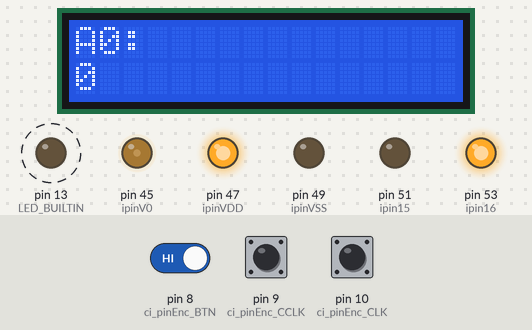
A sketch run on a simulated Arduino Mega 2560, built with avr-gcc and run on an emulated ATmega2560. On the bench: 16×2 character LCD, output pins drawn as LEDs (lit = HIGH). Dashed ring = blinking. The test bench sets the inputs (shaded band); at power-on: pin 10 (ci_pinEnc_CLK) HIGH, pin 8 (ci_pinEnc_BTN) HIGH, pin 9 (ci_pinEnc_CCLK) HIGH. What the sketch prints to the serial monitor is not drawn.

Above: at 1.2 s.
1.3 s: pin 10 (ci_pinEnc_CLK) pulled LOW for 0.15 s
At 2.6 s:
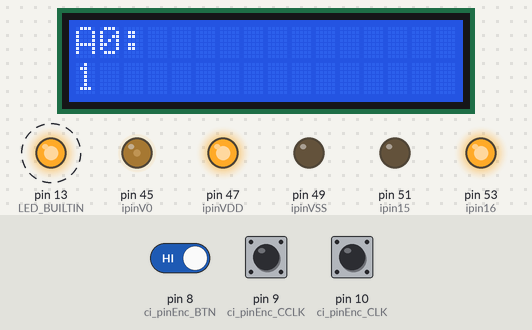
4.4 s: pin 10 (ci_pinEnc_CLK) pulled LOW for 1 s
At 6.6 s:
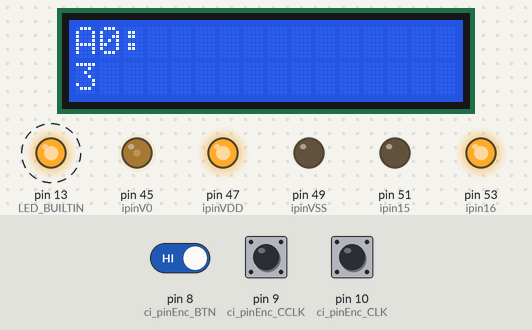
6.9 s: pin 8 (ci_pinEnc_BTN) driven LOW and pin 10 (ci_pinEnc_CLK) driven LOW
At 8.6 s:
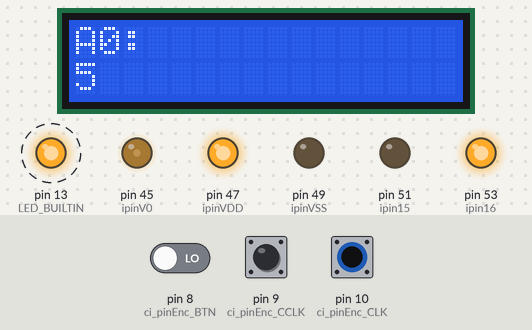
Timing chart, 0 to 14.6 s (numbered marks = the images above; inputs shaded):
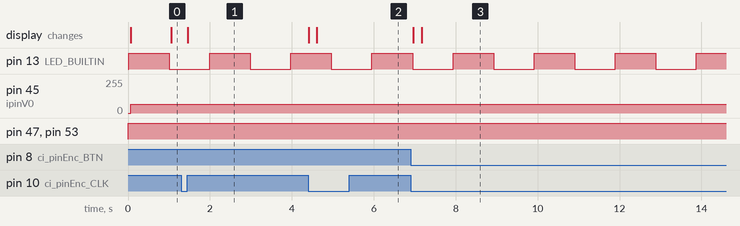

Measured:
- after the input at 1.3 s, the display: changes after 0.15 s (image 1)
- after the input at 4.4 s, the display: first changes at once (image 2 shows a later state)
- after the input at 6.9 s, the display: first changes after 0.07 s (image 3 shows a later state)
- by itself, pin 13 (LED_BUILTIN): alternates HIGH for 0.99 s and LOW for 0.99 s

The sketch:

Aula11_8.ino
```cpp
#include <Arduino_FreeRTOS.h>
#include <LiquidCrystal.h>

// Protótipos das tarefas
void TaskBlink(void *pvParameters);
void TaskUART(void *pvParameters);
void TaskENCODERRead(void *pvParameters);
void TaskDisplay(void *pvParameters);

// Pinos do Encoder KY-040 (padrão de bancada D8, D9, D10)
const int ci_pinEnc_BTN  = 8;  // SW (Pino 8)
const int ci_pinEnc_CCLK = 9;  // DT (Pino 9)
const int ci_pinEnc_CLK  = 10; // CLK (Pino 10 / PCINT4)

typedef enum {
  EPRESSIONADO,
  ESOLTO,
} eBTState;

typedef enum {
  D,
  E,
  P,
} eCKState;

typedef struct {
  uint32_t u32_TempoAtual;
  uint32_t u32_TempoAtual_CK;
  uint32_t u32_TempoAtual_CK_1;
  uint32_t u32_TempopressionadoPosSolto;
  uint32_t u32_Tempopressionado;
  uint32_t u32_TempopressionadoPosSolto_CK;
  uint32_t u32_Tempopressionado_CK;
  eBTState eBT_estadoAtual;
  eBTState eBT_estadoAnt;
  eCKState eBT_estadoAtual_CK;
  eCKState eBT_estadoAnt_CK;
} stBTNENC;

volatile stBTNENC stBTNENC0;
volatile int32_t Valor = 0; // Acumulador do encoder exibido no display da Aula 8

void setup() {
  // Habilita interrupção PCINT exclusivamente para o Pino 10 (PCINT4)
  PCICR  |= (1 << PCIE0);
  PCMSK0  = (1 << PCINT4);

  Serial.begin(9600);
  while (!Serial) {
    ;
  }

  pinMode(ci_pinEnc_CLK, INPUT_PULLUP);
  pinMode(ci_pinEnc_CCLK, INPUT_PULLUP);
  pinMode(ci_pinEnc_BTN, INPUT_PULLUP);

  stBTNENC0.eBT_estadoAtual_CK = P;
  stBTNENC0.eBT_estadoAnt_CK = P;
  stBTNENC0.eBT_estadoAnt = ESOLTO;
  stBTNENC0.eBT_estadoAtual = ESOLTO;

  // Criação das tarefas: Display (Aula 8) + Blink, UART e Encoder (Aula 11)
  xTaskCreate(TaskDisplay,     "Display",     256, NULL, 1, NULL);
  xTaskCreate(TaskBlink,       "Blink",       128, NULL, 1, NULL);
  xTaskCreate(TaskUART,        "TaskUART",    256, NULL, 1, NULL);
  xTaskCreate(TaskENCODERRead, "TaskENCODERRead", 128, NULL, 1, NULL);
}

void loop() {
  // FreeRTOS assume o agendamento
}

// Tarefa Blink (vinda da Aula 11)
void TaskBlink(void *pvParameters) {
  (void) pvParameters;
  pinMode(LED_BUILTIN, OUTPUT);

  for (;;) {
    digitalWrite(LED_BUILTIN, HIGH);
    vTaskDelay(1000 / portTICK_PERIOD_MS);
    digitalWrite(LED_BUILTIN, LOW);
    vTaskDelay(1000 / portTICK_PERIOD_MS);
  }
}

// Tarefa UART (vinda da Aula 11 - sem String, estável no SimulIDE)
void TaskUART(void *pvParameters) {
  (void) pvParameters;
  for (;;) {
    Serial.print(F("Estado: "));
    Serial.print(stBTNENC0.eBT_estadoAtual);
    Serial.print(F(", "));
    Serial.print(stBTNENC0.u32_Tempopressionado);
    Serial.print(F(", "));
    Serial.print(stBTNENC0.u32_TempopressionadoPosSolto);
    Serial.print(F(", CK: "));
    Serial.print(stBTNENC0.eBT_estadoAtual_CK);
    Serial.print(F(", "));
    Serial.print(stBTNENC0.u32_Tempopressionado_CK);
    Serial.print(F(", "));
    Serial.print(stBTNENC0.u32_TempopressionadoPosSolto_CK);
    Serial.println();

    vTaskDelay(100 / portTICK_PERIOD_MS);
  }
}

// Tarefa Leitura do Encoder (vinda da Aula 11)
void TaskENCODERRead(void *pvParameters) {
  (void) pvParameters;
  for (;;) {
    if (!digitalRead(ci_pinEnc_BTN)) {
      if (stBTNENC0.eBT_estadoAtual != EPRESSIONADO) {
        stBTNENC0.u32_TempoAtual = millis();
      }
      stBTNENC0.u32_Tempopressionado = millis() - stBTNENC0.u32_TempoAtual;
      stBTNENC0.eBT_estadoAnt = stBTNENC0.eBT_estadoAtual;
      stBTNENC0.eBT_estadoAtual = EPRESSIONADO;
    } else {
      if (stBTNENC0.eBT_estadoAtual == EPRESSIONADO) {
        stBTNENC0.u32_TempopressionadoPosSolto = millis() - stBTNENC0.u32_TempoAtual;
      }
      stBTNENC0.eBT_estadoAnt = stBTNENC0.eBT_estadoAtual;
      stBTNENC0.eBT_estadoAtual = ESOLTO;
    }

    if (stBTNENC0.eBT_estadoAtual_CK != P) {
      stBTNENC0.u32_Tempopressionado_CK = millis() - stBTNENC0.u32_TempoAtual_CK_1;
      if (millis() > stBTNENC0.u32_TempoAtual_CK + (5000 / portTICK_PERIOD_MS)) {
        stBTNENC0.u32_TempopressionadoPosSolto_CK = stBTNENC0.u32_Tempopressionado_CK;
        stBTNENC0.eBT_estadoAnt_CK = stBTNENC0.eBT_estadoAtual_CK;
        stBTNENC0.eBT_estadoAtual_CK = P;
      }
    }
    vTaskDelay(1);
  }
}

// Interrupção por Mudança de Pino (Pino 10 / CLK)
ISR(PCINT0_vect) {
  // Como apenas o Pino 10 acorda o vetor, se estiver LOW é Borda de Descida:
  if (digitalRead(ci_pinEnc_CLK) == LOW) {
    if (digitalRead(ci_pinEnc_CCLK) == HIGH) {
      stBTNENC0.u32_TempoAtual_CK = millis();
      stBTNENC0.u32_TempoAtual_CK_1 = millis();
      stBTNENC0.eBT_estadoAnt_CK = stBTNENC0.eBT_estadoAtual_CK;
      stBTNENC0.eBT_estadoAtual_CK = D;
    } else {
      stBTNENC0.u32_TempoAtual_CK = millis();
      stBTNENC0.u32_TempoAtual_CK_1 = millis();
      stBTNENC0.eBT_estadoAnt_CK = stBTNENC0.eBT_estadoAtual_CK;
      stBTNENC0.eBT_estadoAtual_CK = E;
    }
  }
}

// Tarefa Display LCD 16x2 (vinda da Aula 8)
void TaskDisplay(void *pvParameters) {
  (void) pvParameters;
  const int ipinDB7 = 23, ipinDB6 = 25, ipinDB5 = 27, ipinDB4 = 29;
  const int ipinE   = 39, ipinRW  = 41, ipinRS  = 43, ipinV0  = 45;
  const int ipinVDD = 47, ipinVSS = 49, ipin15  = 51, ipin16  = 53;

  pinMode(ipinVDD, OUTPUT); digitalWrite(ipinVDD, HIGH);
  pinMode(ipinVSS, OUTPUT); digitalWrite(ipinVSS, LOW);
  pinMode(ipin15,  OUTPUT); digitalWrite(ipin15,  LOW);
  pinMode(ipin16,  OUTPUT); digitalWrite(ipin16,  HIGH);

  for (uint16_t i = ipinDB7; i <= ipinDB4; i += 2) {
    pinMode(i, OUTPUT);
  }
  for (uint16_t i = ipinE; i <= ipinV0; i += 2) {
    pinMode(i, OUTPUT);
  }

  LiquidCrystal lcd(ipinRS, ipinRW, ipinE, ipinDB4, ipinDB5, ipinDB6, ipinDB7);
  lcd.begin(16, 2);
  lcd.print("hello, world1!");
  lcd.setCursor(0, 1);
  lcd.print("hello, world2!");
  analogWrite(ipinV0, 64);
  vTaskDelay(1000 / portTICK_PERIOD_MS);
  lcd.clear();

  for (;;) {
    // Atualiza a variável Valor a partir do estado do encoder
    if (stBTNENC0.eBT_estadoAtual_CK == D) {
      Valor += 1;
    }
    if (stBTNENC0.eBT_estadoAtual_CK == E) {
      Valor -= 1;
    }

    lcd.setCursor(0, 0);
    lcd.print("A0:");
    lcd.setCursor(0, 1);
    lcd.print(Valor);
    lcd.print("        "); // Limpa caracteres remanescentes

    vTaskDelay(200 / portTICK_PERIOD_MS);
  }
}
```
